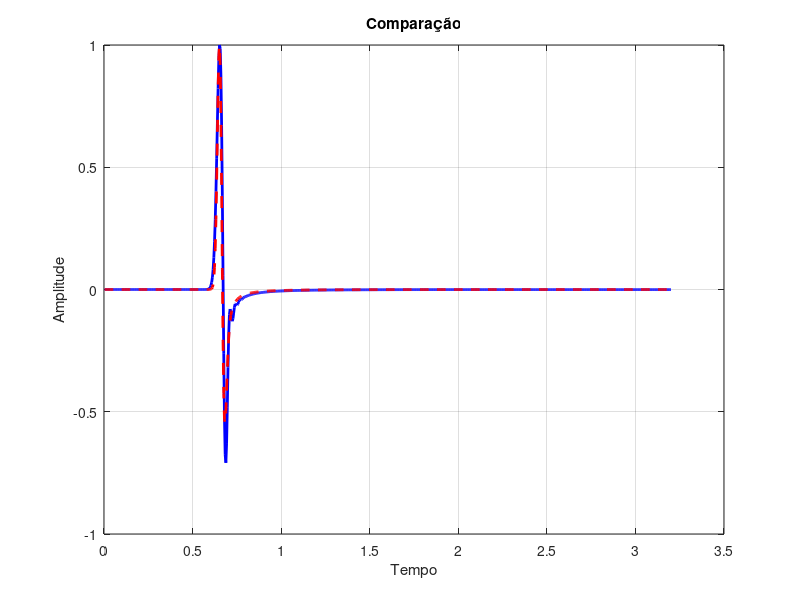

MATLAB code to generate this figure:
clear; clc; close all;

M = 4;

%dominio
Nx = 200;
Nz = 200;

h = 8.5;
c = 1500.0;
dt = 0.004;
S = c * dt / h;
tempo = 800;

m = max(1, M);
U = zeros(Nx, Nz, tempo + m);

%fonte
t0 = 0.1;
s0 = 0.02;
x0 = round(Nx/2);
z0 = 2;

%ponto para comparação
xr = 100;
zr = 100;

%distancia ate a fonte
dist1 = sqrt(((xr - x0) * h)^2 + ((zr - z0) * h)^2);

%fonte fantasma
zf = 0;
dist2 = sqrt(((xr - x0) * h)^2 + ((zr - zf) * h)^2); %distancia

orig = zeros(1, tempo);
conv  = zeros(1, tempo);

%matrizes
S1 = (S - 1) / (S + 1);
S2 = [1, -S1; S1, -1];
S3 = 1;

if M > 0
    for i = 1:M
        S3 = conv2(S3, S2);
    end
end

figure;

%preenchendo
for n = 1:tempo
    t = n * dt;
    p = n + m;

    %interior
    U(2:Nx-1, 2:Nz-1, p+1) = 2*U(2:Nx-1, 2:Nz-1, p) - U(2:Nx-1, 2:Nz-1, p-1) + ...
    (S^2) * (U(3:Nx, 2:Nz-1, p) - 2*U(2:Nx-1, 2:Nz-1, p) + U(1:Nx-2, 2:Nz-1, p) + ...
    U(2:Nx-1, 3:Nz, p) - 2*U(2:Nx-1, 2:Nz-1, p) + U(2:Nx-1, 1:Nz-2, p));

    %fonte
    f = exp(-((t - t0) / s0)^2);
    U(x0, z0, p+1) = U(x0, z0, p+1) + f;

    U(:, 1, p+1) = 0; %dirichlet

    %paredes
    if M == 0
        U(1, :, p+1) = 0; U(Nx, :, p+1) = 0; U(:, Nz, p+1) = 0;
    else
        U(1, :, p+1) = 0; U(Nx, :, p+1) = 0; U(:, Nz, p+1) = 0;

        for i = 1:M+1
            for j = 1:M+1
                if i==1 && j==1; continue; end
                coef = S3(i,j);
                tn = p - i + 2;

                U(1, :, p+1)  = U(1, :, p+1)  - coef * U(j, :, tn);
                U(Nx, :, p+1) = U(Nx, :, p+1) - coef * U(Nx - j + 1, :, tn);
                U(:, Nz, p+1) = U(:, Nz, p+1) - coef * U(:, Nz - j + 1, tn);
            end
        end
    end

    %linhas para comparação
    orig(n) = U(xr, zr, p+1);

    if t > dist1/c %integral onda direta
        dt1 = linspace(0, t - dist1/c - 1e-6, 400);
        fdt = exp(-((dt1 - t0) / s0).^2);
        int1 = fdt ./ sqrt(c^2 * (t - dt1).^2 - dist1^2);
        a1 = (1 / (2*pi*c)) * trapz(dt1, int1);
    else
        a1 = 0;
    end

    if t > dist2/c %integral onda refletida
        dt2 = linspace(0, t - dist2/c - 1e-6, 400);
        fdt1 = exp(-((dt2 - t0) / s0).^2);
        int2 = fdt1 ./ sqrt(c^2 * (t - dt2).^2 - dist2^2);
        a2 = (1 / (2*pi*c)) * trapz(dt2, int2);
    else
        a2 = 0;
    end

    conv(n) = a1 - a2;
end

%normalizando
o1 = orig / max(abs(orig));
o2  = conv / max(abs(conv));

tempo1 = (1:tempo) * dt;

plot(tempo1, o1, 'b-', 'LineWidth', 2);
hold on;
plot(tempo1, o2, 'r--', 'LineWidth', 2);
grid on;
title('Comparação');
xlabel('Tempo');
ylabel('Amplitude');
